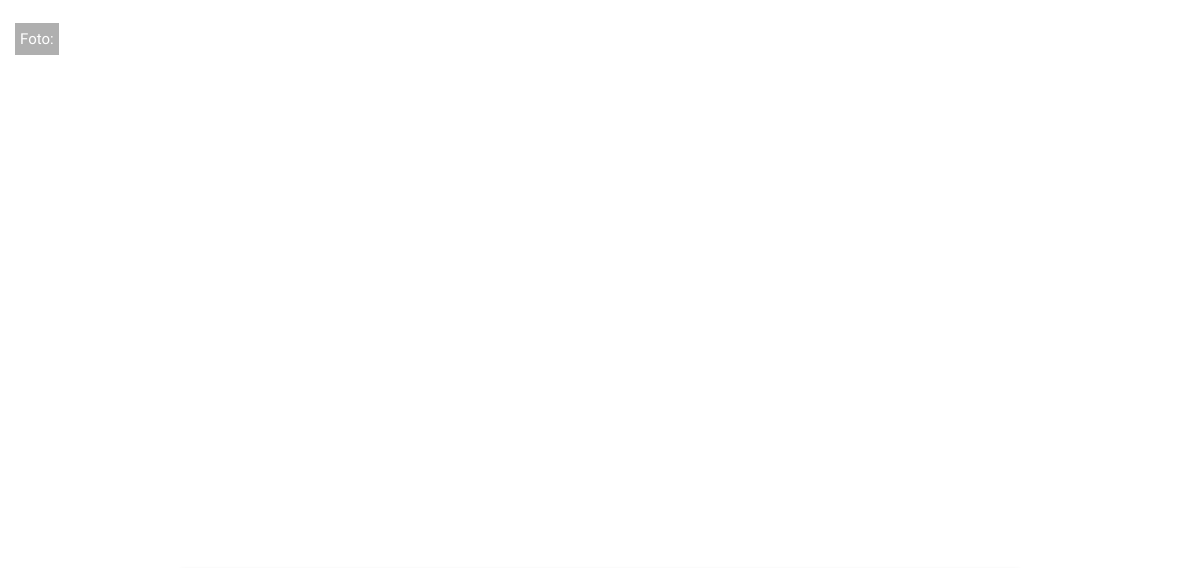
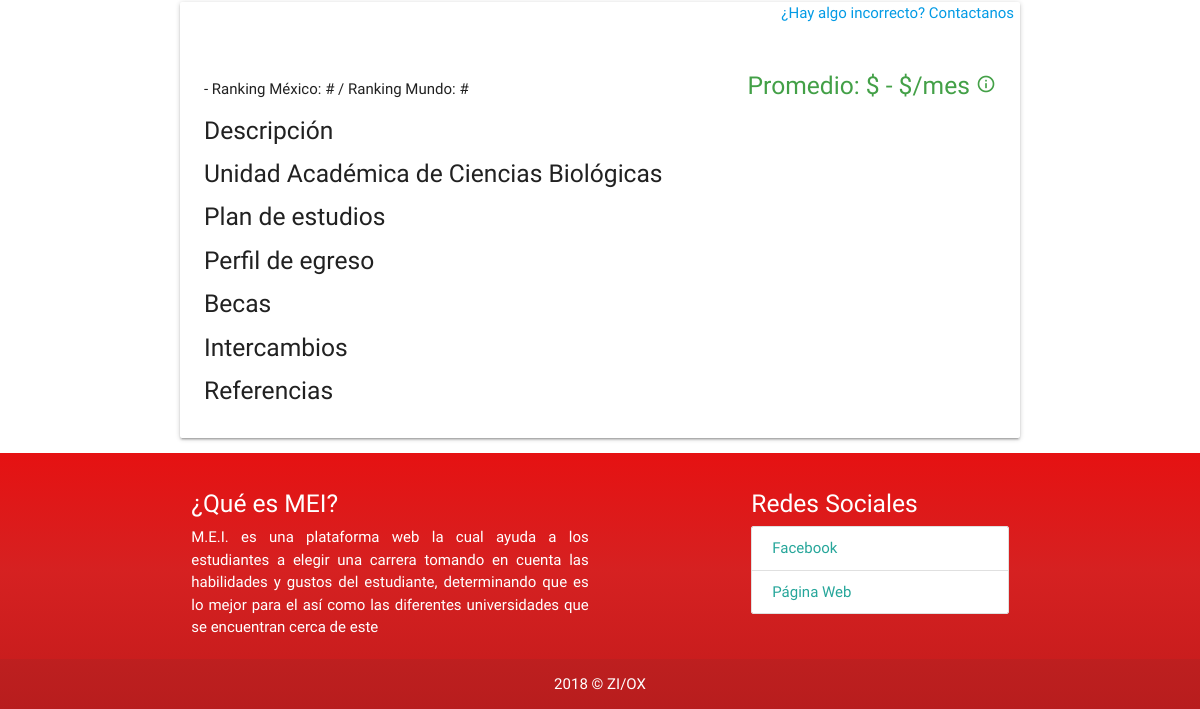
The app's page /public/nuevos/carrera.php?carrera=Prueba&uni=Unidad Académica de Ciencias Biológicas, older data (2 pictures, top to bottom).
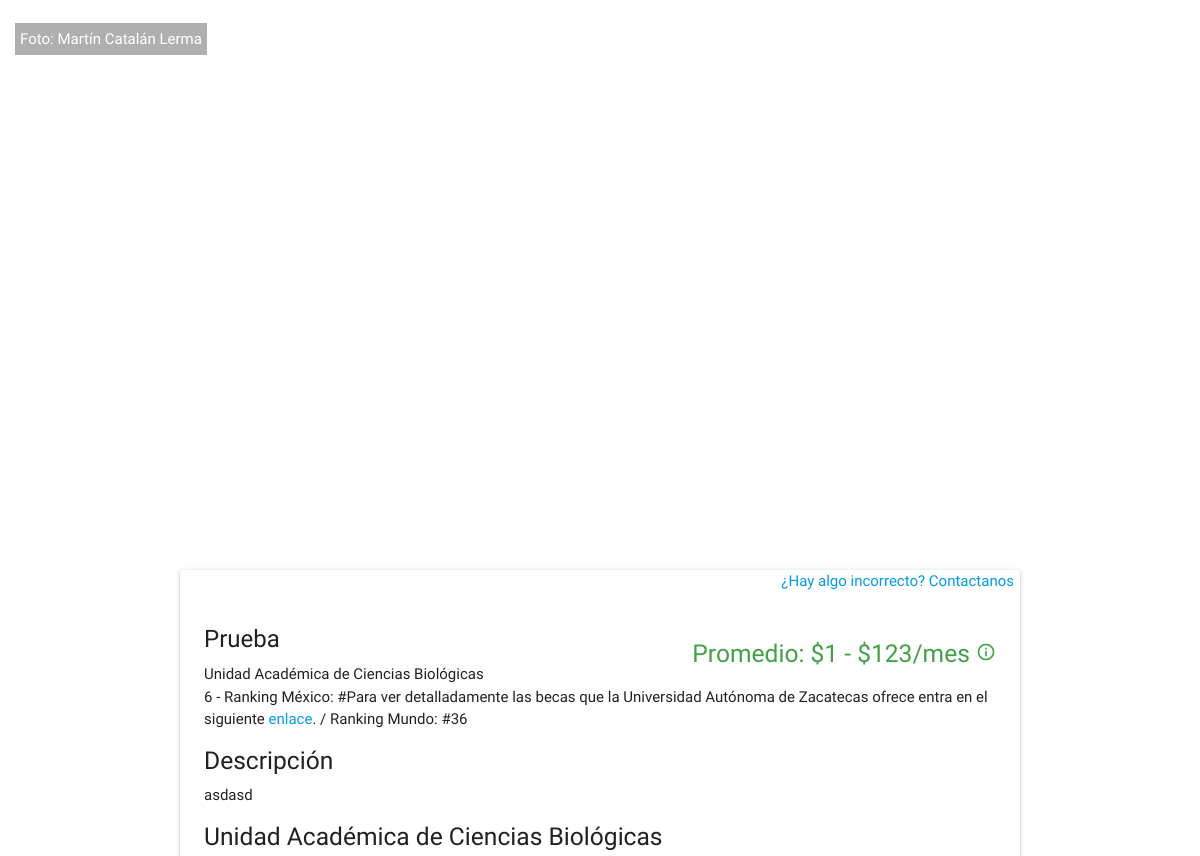
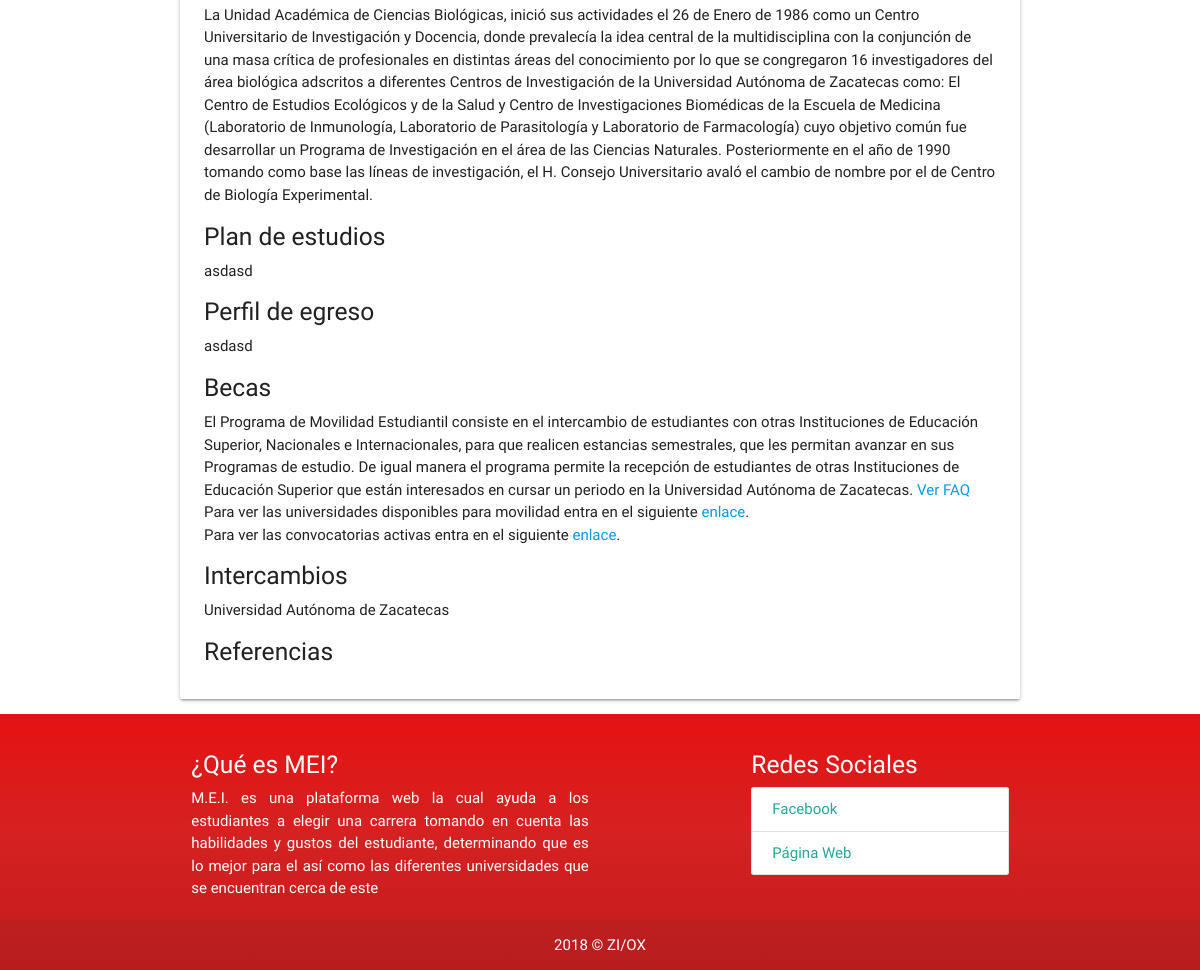
The same page, newer data (2 pictures, top to bottom).
### tables this page shows
CREATE TABLE `carrera_uni` (
  `UID` int(11) NOT NULL,
  `id_carrera` int(11) NOT NULL,
  `plan_estudio` mediumtext NOT NULL,
  `perfil_egreso` mediumtext NOT NULL,
  `id_universidad` int(11) NOT NULL,
  `referencias` text NOT NULL
);

CREATE TABLE `universidad` (
  `UID` int(11) NOT NULL,
  `nombre` varchar(150) NOT NULL,
  `descripcion` mediumtext NOT NULL,
  `lat` varchar(72) NOT NULL,
  `lng` varchar(72) NOT NULL,
  `foto_url` varchar(300) DEFAULT NULL,
  `foto_autor` varchar(70) NOT NULL,
  `ciudad` varchar(72) NOT NULL,
  `id_institutucion` int(11) NOT NULL
);

CREATE TABLE `carrera_info` (
  `UID` int(11) NOT NULL,
  `nombre` varchar(72) NOT NULL,
  `descripcion` mediumtext NOT NULL,
  `id_area` int(11) NOT NULL,
  `salario_min` float DEFAULT NULL,
  `salario_max` float DEFAULT NULL,
  `keywords` text NOT NULL
);

CREATE TABLE `institucion` (
  `UID` int(11) NOT NULL,
  `name` varchar(120) NOT NULL,
  `intercambio` mediumtext NOT NULL,
  `becas` mediumtext NOT NULL,
  `rank_nac` int(11) DEFAULT NULL,
  `rank_mun` int(11) DEFAULT NULL
);

### public/nuevos/carrera.php (the view, shortened to what this page needs)
<?php
  include '../../private/conn.php';
  $name = $_GET['carrera'];
  $uni = $_GET['uni'];
  $query = mysqli_query($con,"SELECT * FROM carrera_uni
            JOIN universidad ON universidad.UID = carrera_uni.id_universidad
            JOIN carrera_info ON carrera_info.UID = carrera_uni.id_carrera
            JOIN institucion ON institucion.UID = universidad.id_institutucion
            WHERE carrera_info.nombre  = '$name' AND universidad.nombre = '$uni'");
  $carrera = mysqli_fetch_array($query, MYSQLI_NUM);
  ?>
<html>
    <head>
        <link rel="stylesheet" type="text/css" href="../../assets/css/estilos.css">
    <link rel="stylesheet" href="https://cdnjs.cloudflare.com/ajax/libs/materialize/1.0.0-rc.2/css/materialize.min.css">
    </head>
    <body style="background-image: url('<?php echo $carrera[11]; ?>');background-size: cover;background-attachment: fixed; background-position: center center;">
        <?php
            echo '
            <div>
              <div class=""><span style="position: absolute; padding:5px; margin:15px; background-color:#00000050; color: white; ">Foto: '.$carrera[12].'</span></div>
            </div>';
        ?>
        <div id="container" style="display:block;">
            <div class="container">
                <?php
                  echo '
                  <div class="card white-1">
                  <span class="right" style="margin-right:6px"><a href="#modal-email" class="modal-trigger">¿Hay algo incorrecto? Contactanos</a></span>
                    <div class="card-content">
                      <span class="right green-text text-darken-1"><h5>Promedio: $'.$carrera[18].' - $'.$carrera[19].'/mes <i class="material-icons tooltipped" style="font-size: 20px;" data-position="bottom" data-delay="0" data-tooltip="El promedio depende de la experiencia, el puesto, la preparación profesional y del trabajo realizado en el mes.">info_outline</i></h5></span>
                      <span><h3 class="card-title">'.$carrera[16].'</h3></span>
                      <span class="carrera">'.$carrera[7].'</span><br>
                      <span class="carrera">'.$carrera[22].' - Ranking México: #'.$carrera[25].' / Ranking Mundo: #'.$carrera[26].'</span><br>
                      <h5>Descripción</h5>
                      <span class="carrera">'.$carrera[17].'</span>
                      <h5>'.$uni.'</h5>
                      <span class="carrera">'.$carrera[8].'</span>
                      <h5>Plan de estudios</h5>
                      <span class="carrera">'.$carrera[2].'</span>
                      <h5>Perfil de egreso</h5>
                      <span class="carrera">'.$carrera[3].'</span>
                      <h5>Becas</h5>
                      <span class="carrera">'.$carrera[24].'</span>
                      <h5>Intercambios</h5>
                      <span class="carrera">'.$carrera[23].'</span>
                      <h5>Referencias</h5>
                      <span class="carrera">'.$carrera[5].'</span>
                    </div>
                  </div>';
                ?>
            </div>
        </div>
    </body>
</html>

### public/assets/css/estilos.css (style rules this page uses)
* { margin: 0px; padding: 0px; font-family: 'Raleway', sans-serif; font-weight: lighter; box-sizing: border-box; }
.redColor { background: rgb(229,12,12); background: -moz-linear-gradient(180deg, rgba(229,12,12,0.9424720571822479) 0%, rgba(212,27,27,0.9284664549413515) 46%, rgba(191,20,20,0.9200630935968137) 100%); background: -webkit-linear-gradient(180deg, rgba(229,12,12,0.9424720571822479) 0%, rgba(212,27,27,0.9284664549413515) 46%, rgba(191,20,20,0.9200630935968137) 100%); background: linear-gradient(180deg, rgba(229,12,12,0.9424720571822479) 0%, rgba(212,27,27,0.9284664549413515) 46%, rgba(191,20,20,0.9200630935968137) 100%); filter: progid:DXImageTransform.Microsoft.gradient(startColorstr="#e50c0c",endColorstr="#bf1414",GradientType=1); }

Row changes from the older to the newer data that the page shows:
added carrera_uni: id_universidad.foto_autor "Martín Catalán Lerma", id_carrera.id_area "1", id_carrera.salario_min "123", id_carrera.nombre "Prueba", id_universidad.nombre "Unidad Académica de Ciencias Biológicas", institucion.UID "6", institucion.becas "Para ver detalladamente las becas que la Universidad Autónoma de Zacatecas ofrece entra en el siguiente enlace .", institucion.rank_nac "36", id_carrera.descripcion "asdasd", id_universidad.descripcion "La Unidad Académica de Ciencias Biológicas, inició sus actividades el 26 de Enero de 1986 como un Centro Universitario de Investigación y Docencia, donde prevalecía la idea central de la multidisciplina con la conjunción de una masa crítica de profesionales en distintas áreas del conocimiento por lo que se congregaron 16 investigadores del área biológica adscritos a diferentes Centros de Investigación de la Universidad Autónoma de Zacatecas como: El Centro de Estudios Ecológicos y de la Salud y Centro de Investigaciones Biomédicas de la Escuela de Medicina (Laboratorio de Inmunología, Laboratorio de Parasitología y Laboratorio de Farmacología) cuyo objetivo común fue desarrollar un Programa…", plan_estudio "asdasd", perfil_egreso "asdasd", institucion.intercambio "El Programa de Movilidad Estudiantil consiste en el intercambio de estudiantes con otras Instituciones de Educación Superior, Nacionales e Internacionales, para que realicen estancias semestrales, que les permitan avanzar en sus Programas de estudio. De igual manera el programa permite la recepción de estudiantes de otras Instituciones de Educación Superior que están interesados en cursar un periodo en la Universidad Autónoma de Zacatecas. Ver FAQ Para ver las universidades disponibles para movilidad entra en el siguiente enlace . Para ver las convocatorias activas entra en el siguiente enlace .", institucion.name "Universidad Autónoma de Zacatecas"
